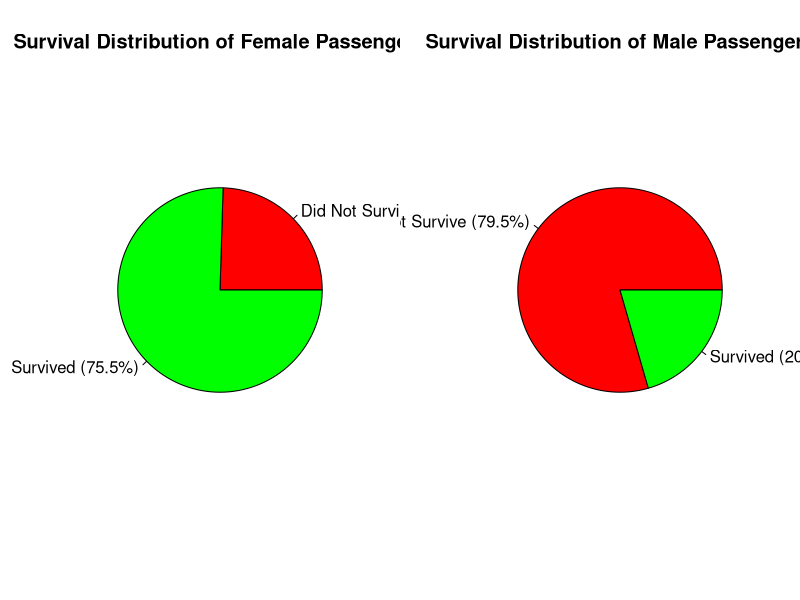
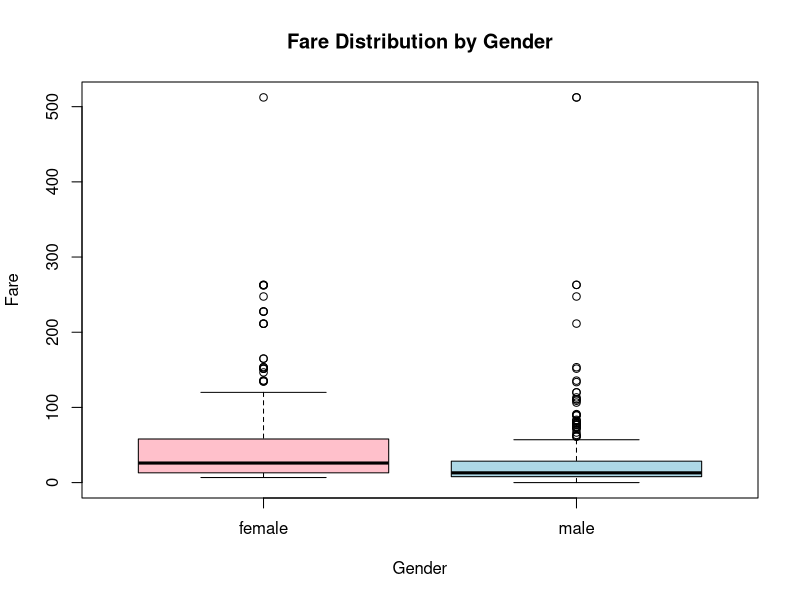

The R source for these figures, in order:
setwd('C:/Users/User/Documents/GitHub/TEB2043_DS_24006963/190326_L8')
titanic <- read.csv("titanic_sortbyfare.csv")

#Visualisation 1: Pie Chart - Survival by Gender
png(file = "Task 1 Pie Chart Visual 1.png", width = 1000, height = 600)
gender_survival <- table(titanic$Sex, titanic$Survived)

female_survival <- gender_survival["female",]
male_survival <- gender_survival["male",]

#female gender
par(mfrow = c(1,2))
female_percent <- round(100 * female_survival / sum(female_survival), 1)

female_labels <- c(paste("Did Not Survive (", female_percent[1], "%)", sep = ""),
                   paste("Survived (", female_percent[2], "%)", sep = ""))

pie(female_survival, labels = female_labels,
    main = "Survival Distribution of Female Passengers", 
    col = c("red", "green"))

#male gender
male_percent <- round(100 * male_survival / sum(male_survival), 1)

male_labels <- c(paste("Did Not Survive (", male_percent[1], "%)", sep = ""),
                 paste("Survived (", male_percent[2], "%)", sep = ""))

pie (male_survival, labels = male_labels,
     main = "Survival Distribution of Male Passengers",
     col = c("red", "green"))
par(mfrow = c(1,1))
dev.off()


#Visualisation 2: Box Plot - Fare Distribution by Gender
png(file = "Task 1 Box Plot Visual 2.png", width = 1000, height = 600)
boxplot(Fare~Sex,
        data = titanic,
        col = c("pink", "lightblue"),
        xlab = "Gender",
        ylab = "Fare",
        main = "Fare Distribution by Gender")
dev.off()
